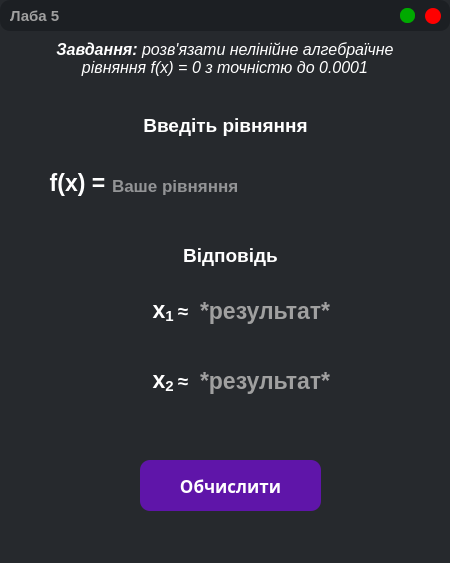
<?xml version="1.0" encoding="UTF-8"?>
<ui version="4.0">
 <class>lab5</class>
 <widget class="QMainWindow" name="lab5">
  <property name="geometry">
   <rect>
    <x>0</x>
    <y>0</y>
    <width>450</width>
    <height>563</height>
   </rect>
  </property>
  <property name="windowTitle">
   <string>MainWindow</string>
  </property>
  <property name="styleSheet">
   <string notr="true">background-color: rgb(38, 41, 45);</string>
  </property>
  <widget class="QWidget" name="centralwidget">
   <widget class="QFrame" name="frame_header">
    <property name="geometry">
     <rect>
      <x>0</x>
      <y>0</y>
      <width>450</width>
      <height>31</height>
     </rect>
    </property>
    <property name="styleSheet">
     <string notr="true">border-radius: 10px;
background-color: rgb(28, 31, 35)</string>
    </property>
    <property name="frameShape">
     <enum>QFrame::StyledPanel</enum>
    </property>
    <property name="frameShadow">
     <enum>QFrame::Raised</enum>
    </property>
    <widget class="QLabel" name="label_6">
     <property name="geometry">
      <rect>
       <x>10</x>
       <y>6</y>
       <width>148</width>
       <height>20</height>
      </rect>
     </property>
     <property name="font">
      <font>
       <family>Segoe UI</family>
       <pointsize>11</pointsize>
       <weight>75</weight>
       <bold>true</bold>
      </font>
     </property>
     <property name="layoutDirection">
      <enum>Qt::LeftToRight</enum>
     </property>
     <property name="styleSheet">
      <string notr="true">color:rgb(160, 160, 160)</string>
     </property>
     <property name="frameShape">
      <enum>QFrame::NoFrame</enum>
     </property>
     <property name="text">
      <string>Лаба 5</string>
     </property>
     <property name="alignment">
      <set>Qt::AlignLeading|Qt::AlignLeft|Qt::AlignVCenter</set>
     </property>
    </widget>
    <widget class="QPushButton" name="pushButton_exp">
     <property name="geometry">
      <rect>
       <x>400</x>
       <y>8</y>
       <width>15</width>
       <height>15</height>
      </rect>
     </property>
     <property name="font">
      <font>
       <family>Segoe UI</family>
       <pointsize>10</pointsize>
       <weight>50</weight>
       <bold>false</bold>
      </font>
     </property>
     <property name="cursor">
      <cursorShape>PointingHandCursor</cursorShape>
     </property>
     <property name="styleSheet">
      <string notr="true">QPushButton{
	background-color: rgb(0, 170, 0);
	border-radius: 7px;
	text-align: center;
}

QPushButton:hover{
	background-color: rgb(0, 111, 0);
}

QPushButton:pressed{
	background-color: rgb(0, 153, 0);
}</string>
     </property>
     <property name="text">
      <string/>
     </property>
    </widget>
    <widget class="QPushButton" name="pushButton_close">
     <property name="geometry">
      <rect>
       <x>425</x>
       <y>8</y>
       <width>16</width>
       <height>16</height>
      </rect>
     </property>
     <property name="font">
      <font>
       <family>Segoe UI</family>
       <pointsize>10</pointsize>
       <weight>50</weight>
       <bold>false</bold>
      </font>
     </property>
     <property name="cursor">
      <cursorShape>PointingHandCursor</cursorShape>
     </property>
     <property name="styleSheet">
      <string notr="true">QPushButton{
	background-color: rgb(255, 0, 0);
	border-radius: 8px;
	text-align: center;
}

QPushButton:hover{
	background-color: rgb(175, 0, 0);
}

QPushButton:pressed{
	background-color: rgb(229, 0, 0);
}</string>
     </property>
     <property name="text">
      <string/>
     </property>
    </widget>
   </widget>
   <widget class="QLabel" name="label_task">
    <property name="geometry">
     <rect>
      <x>0</x>
      <y>40</y>
      <width>450</width>
      <height>61</height>
     </rect>
    </property>
    <property name="font">
     <font>
      <family>Segoe UI</family>
      <pointsize>12</pointsize>
      <weight>50</weight>
      <italic>true</italic>
      <bold>false</bold>
     </font>
    </property>
    <property name="styleSheet">
     <string notr="true">color: rgb(255, 255, 255);</string>
    </property>
    <property name="text">
     <string>&lt;html&gt;&lt;head/&gt;&lt;body&gt;&lt;p align=&quot;center&quot;&gt;&lt;span style=&quot; font-weight:600;&quot;&gt;Завдання:&lt;/span&gt; розв'язати нелінійне алгебраїчне&lt;br/&gt;рівняння f(x) = 0 з точністю до 0.0001&lt;/p&gt;&lt;/body&gt;&lt;/html&gt;</string>
    </property>
    <property name="alignment">
     <set>Qt::AlignLeading|Qt::AlignLeft|Qt::AlignTop</set>
    </property>
   </widget>
   <widget class="QLineEdit" name="equasion">
    <property name="geometry">
     <rect>
      <x>110</x>
      <y>150</y>
      <width>311</width>
      <height>71</height>
     </rect>
    </property>
    <property name="font">
     <font>
      <family>Segoe UI</family>
      <pointsize>13</pointsize>
      <weight>75</weight>
      <bold>true</bold>
     </font>
    </property>
    <property name="styleSheet">
     <string notr="true">background-color: rgb(38, 41, 45);
color: rgb(255, 255, 255);
border: none;</string>
    </property>
    <property name="text">
     <string/>
    </property>
    <property name="alignment">
     <set>Qt::AlignLeading|Qt::AlignLeft|Qt::AlignVCenter</set>
    </property>
    <property name="placeholderText">
     <string notr="true">Ваше рівняння</string>
    </property>
   </widget>
   <widget class="QLabel" name="label_1_5">
    <property name="geometry">
     <rect>
      <x>40</x>
      <y>150</y>
      <width>75</width>
      <height>66</height>
     </rect>
    </property>
    <property name="font">
     <font>
      <family>Segoe UI</family>
      <pointsize>17</pointsize>
      <weight>75</weight>
      <bold>true</bold>
     </font>
    </property>
    <property name="layoutDirection">
     <enum>Qt::LeftToRight</enum>
    </property>
    <property name="styleSheet">
     <string notr="true">color: rgb(255, 255, 255);</string>
    </property>
    <property name="frameShape">
     <enum>QFrame::NoFrame</enum>
    </property>
    <property name="text">
     <string>f(x) =</string>
    </property>
    <property name="alignment">
     <set>Qt::AlignCenter</set>
    </property>
   </widget>
   <widget class="QLabel" name="label_meth3">
    <property name="geometry">
     <rect>
      <x>60</x>
      <y>110</y>
      <width>331</width>
      <height>31</height>
     </rect>
    </property>
    <property name="font">
     <font>
      <family>Segoe UI</family>
      <pointsize>14</pointsize>
      <weight>75</weight>
      <bold>true</bold>
     </font>
    </property>
    <property name="layoutDirection">
     <enum>Qt::LeftToRight</enum>
    </property>
    <property name="styleSheet">
     <string notr="true">color: rgb(255, 255, 255);</string>
    </property>
    <property name="frameShape">
     <enum>QFrame::NoFrame</enum>
    </property>
    <property name="text">
     <string>Введіть рівняння</string>
    </property>
    <property name="alignment">
     <set>Qt::AlignCenter</set>
    </property>
   </widget>
   <widget class="QLabel" name="label_1_6">
    <property name="geometry">
     <rect>
      <x>140</x>
      <y>280</y>
      <width>61</width>
      <height>61</height>
     </rect>
    </property>
    <property name="font">
     <font>
      <family>Segoe UI</family>
      <pointsize>17</pointsize>
      <weight>75</weight>
      <bold>true</bold>
     </font>
    </property>
    <property name="layoutDirection">
     <enum>Qt::LeftToRight</enum>
    </property>
    <property name="styleSheet">
     <string notr="true">color: rgb(255, 255, 255);</string>
    </property>
    <property name="frameShape">
     <enum>QFrame::NoFrame</enum>
    </property>
    <property name="text">
     <string>&lt;html&gt;&lt;head/&gt;&lt;body&gt;&lt;p&gt;x&lt;span style=&quot; vertical-align:sub;&quot;&gt;1 &lt;/span&gt;&lt;span style=&quot; font-size:14pt;&quot;&gt;≈&lt;/span&gt;&lt;/p&gt;&lt;/body&gt;&lt;/html&gt;</string>
    </property>
    <property name="alignment">
     <set>Qt::AlignCenter</set>
    </property>
   </widget>
   <widget class="QLabel" name="label_1_7">
    <property name="geometry">
     <rect>
      <x>140</x>
      <y>350</y>
      <width>61</width>
      <height>61</height>
     </rect>
    </property>
    <property name="font">
     <font>
      <family>Segoe UI</family>
      <pointsize>17</pointsize>
      <weight>75</weight>
      <bold>true</bold>
     </font>
    </property>
    <property name="layoutDirection">
     <enum>Qt::LeftToRight</enum>
    </property>
    <property name="styleSheet">
     <string notr="true">color: rgb(255, 255, 255);</string>
    </property>
    <property name="frameShape">
     <enum>QFrame::NoFrame</enum>
    </property>
    <property name="text">
     <string>&lt;html&gt;&lt;head/&gt;&lt;body&gt;&lt;p&gt;x&lt;span style=&quot; vertical-align:sub;&quot;&gt;2 &lt;/span&gt;&lt;span style=&quot; font-size:14pt;&quot;&gt;≈&lt;/span&gt;&lt;/p&gt;&lt;/body&gt;&lt;/html&gt;</string>
    </property>
    <property name="alignment">
     <set>Qt::AlignCenter</set>
    </property>
   </widget>
   <widget class="QLabel" name="label_x1">
    <property name="geometry">
     <rect>
      <x>200</x>
      <y>280</y>
      <width>141</width>
      <height>61</height>
     </rect>
    </property>
    <property name="font">
     <font>
      <family>Segoe UI</family>
      <pointsize>17</pointsize>
      <weight>75</weight>
      <bold>true</bold>
     </font>
    </property>
    <property name="layoutDirection">
     <enum>Qt::LeftToRight</enum>
    </property>
    <property name="styleSheet">
     <string notr="true">color:rgb(160, 160, 160);</string>
    </property>
    <property name="frameShape">
     <enum>QFrame::NoFrame</enum>
    </property>
    <property name="text">
     <string>*результат*</string>
    </property>
    <property name="alignment">
     <set>Qt::AlignLeading|Qt::AlignLeft|Qt::AlignVCenter</set>
    </property>
   </widget>
   <widget class="QLabel" name="label_x2">
    <property name="geometry">
     <rect>
      <x>200</x>
      <y>350</y>
      <width>141</width>
      <height>61</height>
     </rect>
    </property>
    <property name="font">
     <font>
      <family>Segoe UI</family>
      <pointsize>17</pointsize>
      <weight>75</weight>
      <bold>true</bold>
     </font>
    </property>
    <property name="layoutDirection">
     <enum>Qt::LeftToRight</enum>
    </property>
    <property name="styleSheet">
     <string notr="true">color:rgb(160, 160, 160);</string>
    </property>
    <property name="frameShape">
     <enum>QFrame::NoFrame</enum>
    </property>
    <property name="text">
     <string>*результат*</string>
    </property>
    <property name="alignment">
     <set>Qt::AlignLeading|Qt::AlignLeft|Qt::AlignVCenter</set>
    </property>
   </widget>
   <widget class="QLabel" name="label_meth3_2">
    <property name="geometry">
     <rect>
      <x>70</x>
      <y>240</y>
      <width>321</width>
      <height>31</height>
     </rect>
    </property>
    <property name="font">
     <font>
      <family>Segoe UI</family>
      <pointsize>14</pointsize>
      <weight>75</weight>
      <bold>true</bold>
     </font>
    </property>
    <property name="layoutDirection">
     <enum>Qt::LeftToRight</enum>
    </property>
    <property name="styleSheet">
     <string notr="true">color: rgb(255, 255, 255);</string>
    </property>
    <property name="frameShape">
     <enum>QFrame::NoFrame</enum>
    </property>
    <property name="text">
     <string>Відповідь</string>
    </property>
    <property name="alignment">
     <set>Qt::AlignCenter</set>
    </property>
   </widget>
   <widget class="QPushButton" name="pushButtonEval">
    <property name="geometry">
     <rect>
      <x>140</x>
      <y>460</y>
      <width>181</width>
      <height>51</height>
     </rect>
    </property>
    <property name="font">
     <font>
      <family>Bodoni MT Black</family>
      <pointsize>13</pointsize>
      <weight>75</weight>
      <bold>true</bold>
     </font>
    </property>
    <property name="cursor">
     <cursorShape>PointingHandCursor</cursorShape>
    </property>
    <property name="styleSheet">
     <string notr="true">QPushButton {
	background-color: #5F15A9;
	color: rgb(255, 255, 255);
	border-radius: 10px;
}

QPushButton:hover {
	background-color: rgb(81, 16, 145);
}

QPushButton:pressed {
	background-color: rgb(68, 14, 121);
}</string>
    </property>
    <property name="text">
     <string>Обчислити</string>
    </property>
   </widget>
   <zorder>frame_header</zorder>
   <zorder>label_task</zorder>
   <zorder>label_1_5</zorder>
   <zorder>label_meth3</zorder>
   <zorder>equasion</zorder>
   <zorder>label_1_6</zorder>
   <zorder>label_1_7</zorder>
   <zorder>label_x1</zorder>
   <zorder>label_x2</zorder>
   <zorder>label_meth3_2</zorder>
   <zorder>pushButtonEval</zorder>
  </widget>
 </widget>
 <resources/>
 <connections/>
</ui>
